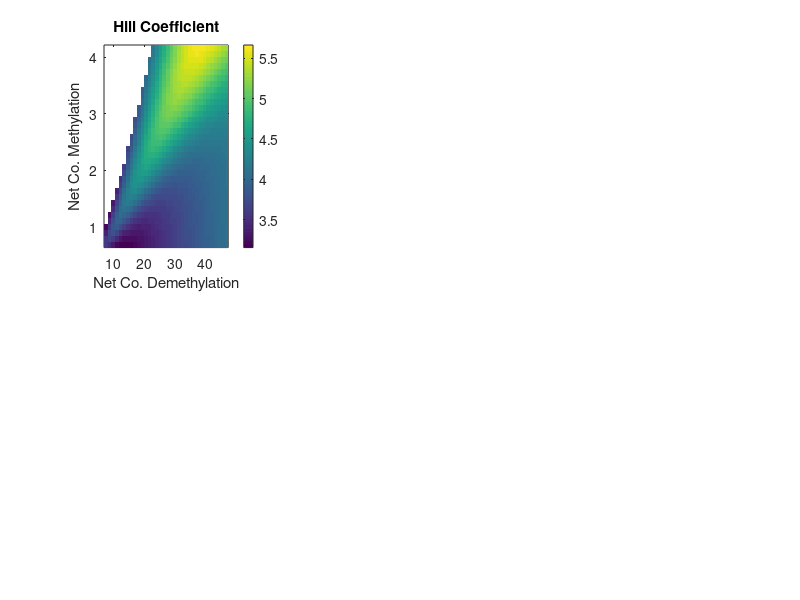

Here is the MATLAB script that generated this plot: (Note: this script raises an error after producing the figure.)
close all
clear

%load in the WT parameters that were used as baseline
load('Fit_HUES8WT_CpGsOnly_Chr1_3517.mat','Parameters','DistLength');
p=Parameters;
k1 = p(1);
k2=p(2);
k3=p(3);
k4=p(4);
k6=p(6);
k8=p(8);
k9=p(9);
k11=p(11);
k13=p(13);
k14=p(14);
DLm=DistLength(6);
DLu=DistLength(9);

FS=14;

Nt=24; %cell cycle time
HyperVal=0.8; %cutoff for hypermeth
HypoVal=0.2; %cutoff for hypometh
NCpG=27;

k2t=k2+k14;
k4t=k4+k13;
WTW=1;%k1*k3;
WTE=(k2t*k4t)/(k1*k3);
WTCoE=k9*k11/(k2t*k4t);
WTCoW=k6*k8/(k1*k3);


load Keepn
load KeepED50
load KeepCoW
load KeepCoE
yax=KeepCoW(:,1);
xax=KeepCoE(1,:);


nmin=3; %min Hill coeff for colorscale
nmax=5.5;
emin=0.01; %min ED50 for colorsacle
emax=0.5; 
KeepFlag=zeros(size(KeepED50));
KeepFlag(KeepED50==0)=1;
nmin=min(Keepn(KeepFlag==0));
nmax=max(Keepn(KeepFlag==0));
Keepn(KeepFlag>0)=nan;
KeepED50(KeepFlag>0)=nan;

figure(4)
%subplot(2,1,1)
subplot(2,3,1)
pcolor(xax,yax,Keepn)
colorbar
shading flat
colorbar
title('Hill Coefficient')
xlabel('Net Co. Demethylation')
ylabel('Net Co. Methylation')
colormap(parula)
caxis([nmin nmax])
axis square
hold on
a3=plot(WTCoE,WTCoW,'p','MarkerSize',30,'MarkerFaceColor','m','MarkerEdgeColor','k')
set(gca,'FontSize',14,'FontName','Times')


subplot(2,3,2)
pcolor(xax,yax,KeepED50)
colorbar
shading flat
colorbar
title('ED50')
xlabel('Net Co. Demethylation')
ylabel('Net Co. Methylation')
hold on
a3=plot(WTCoE,WTCoW,'p','MarkerSize',30,'MarkerFaceColor','m','MarkerEdgeColor','k')
colormap(parula)
caxis([emin emax])
axis square
set(gca,'FontSize',14,'FontName','Times')
%set(gca,'Position',getpos)

print -dpng ParamSweepFig_CoMeth

%MaKe FIg 2- the net methylation
load KeepnN
load KeepED50N
load KeepKN 
load KeepNormW 
load KeepRelE 

yax=KeepNormW(:,1);
xax=KeepRelE(9,:);

KeepFlag=zeros(size(KeepED50N));
KeepFlag(KeepED50N==0)=1;
nmin=min(KeepnN(KeepFlag==0));
nmax=max(KeepnN(KeepFlag==0));
KeepED50N(KeepFlag>0)=nan;
KeepnN(KeepFlag>0)=nan;

figure(4)
subplot(2,3,3)
pcolor(xax,yax,KeepnN)
colorbar
shading flat
colorbar
title('Hill Coefficient')
xlabel('Relative Net Demethylation')
ylabel('Normalized Net Methylation')
colormap(parula)
caxis([nmin nmax])
axis square
hold on

WTW=1;%yax(9);
a3=plot(WTE,WTW,'p','MarkerSize',30,'MarkerFaceColor','m','MarkerEdgeColor','k')
set(gca,'FontSize',FS,'FontName','Times')
%getpos=get(gca,'Position');

subplot(2,3,4)
pcolor(xax,yax,KeepED50N)
shading flat
colorbar
title('ED50')
xlabel('Relative Net Demethylation')
ylabel('Normalized Net Methylation')
hold on
%a1=plot(CoEax,KeepEqW,'-y','LineWidth',2)
%a2=plot(CoEax,KeepEqW2,'-m','LineWidth',2)
a3=plot(WTE,WTW,'p','MarkerSize',30,'MarkerFaceColor','m','MarkerEdgeColor','k')
colormap(parula)
caxis([emin emax])
axis square
set(gca,'FontSize',FS,'FontName','Times')
%set(gca,'Position',getpos)
print -dpng ParamSweepFig_NetMeth

%make FIg 3 - distance lengthscale

load KeepnD 
load KeepED50D 
load KeepKD 
load WriteAxD 
load EraseAxD 
nmax=10;

KeepFlag=zeros(size(KeepED50D));
KeepFlag(KeepED50D==0)=1;
nmin=min(KeepnD(KeepFlag==0));
nmax=max(KeepnD(KeepFlag==0));
KeepED50D(KeepFlag>0)=nan;
KeepnD(KeepFlag>0)=nan;

figure(4)
subplot(2,3,5)
pcolor(EraseAxD,WriteAxD,KeepnD)
colorbar
shading flat
colorbar
title('Hill Coefficient')
xlabel('Length Co. Demethylation (bp)')
ylabel('Length Co. Methylation (bp)')
colormap(parula)
caxis([nmin nmax])
axis square
hold on
WTWD=DLm;%WriteAxD(getwta);
WTED=DLu;%EraseAxD(getwtb);
a3=plot(WTED,WTWD,'p','MarkerSize',30,'MarkerFaceColor','m','MarkerEdgeColor','k')
set(gca,'FontSize',FS,'FontName','Times')
%getpos=get(gca,'Position');


subplot(2,3,6)
pcolor(EraseAxD,WriteAxD,KeepED50D)
colorbar
shading flat
colorbar
title('ED50')
xlabel('Length Co. Demethylation (bp)')
ylabel('Length Co. Methylation (bp)')
hold on
a3=plot(WTED,WTWD,'p','MarkerSize',30,'MarkerFaceColor','m','MarkerEdgeColor','k')
colormap(parula)
caxis([emin emax])
axis square
set(gca,'FontSize',FS,'FontName','Times')
%set(gca,'Position',getpos)
print -dpng ParamSweepFig_Dist


%uncomment below to plot some representative parameter sets

% Parameters=[k1,k2,k3,k4,0,k6,0,k8,k9,0,k11,0,k13,k14];
% DLu=DL;
% DLm=DL;
% DistLength=[0,0,0,0,DLm,DLm,DLm,DLm,DLu,DLu,DLu,DLu];
% JustPlotCurves_NoData(Parameters,DistLength,4)
% alphau=1.55;
% alpham=1;
% k9=k9*alphau;
% k11=k11*alphau;
% k6=k6*alpham;
% k8=k8*alpham;
% Parameters=[k1,k2,k3,k4,0,k6,0,k8,k9,0,k11,0,k13,k14];
% DLm=100;
% DLu=DL;
% DistLength=[0,0,0,0,DLm,DLm,DLm,DLm,DLu,DLu,DLu,DLu];
% 
% JustPlotCurves_NoData(Parameters,DistLength,4)
% % NCoE=k9*k11/(k2t*k4t);
% % NCoW=k6*k8/(k1*k3);
% % figure(1)
% % subplot(2,1,1)
% % a4=plot(NCoE,NCoW,'p','MarkerSize',30,'MarkerFaceColor','c','MarkerEdgeColor','k')
% 
% % Parameters=[k1,k2,k3,k4,0,k6,0,k8,k9,0,k11,0,k13,k14];
% % k9=k9*3;
% % Parameters=[k1,k2,k3,k4,0,k6,0,k8,k9,0,k11,0,k13,k14];
% % DLm=170;
% % %DLu=50;
% % DistLength=[0,0,0,0,DLm,DLm,DLm,DLm,DLu,DLu,DLu,DLu];
% % 
% % JustPlotCurves_NoData(Parameters,DistLength,4)






